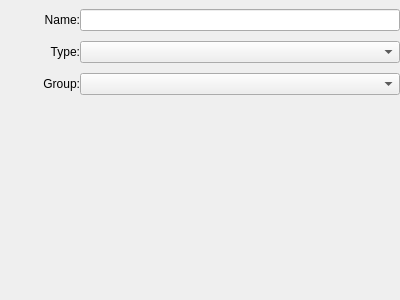
<?xml version="1.0" encoding="UTF-8"?>
<ui version="4.0">
 <class>SiteFrameworkWidgetUI</class>
 <widget class="QWidget" name="SiteFrameworkWidgetUI">
  <property name="geometry">
   <rect>
    <x>0</x>
    <y>0</y>
    <width>400</width>
    <height>300</height>
   </rect>
  </property>
  <property name="windowTitle">
   <string>Form</string>
  </property>
  <layout class="QVBoxLayout" name="verticalLayout">
   <property name="spacing">
    <number>9</number>
   </property>
   <property name="leftMargin">
    <number>0</number>
   </property>
   <property name="topMargin">
    <number>9</number>
   </property>
   <property name="rightMargin">
    <number>0</number>
   </property>
   <property name="bottomMargin">
    <number>9</number>
   </property>
   <item>
    <layout class="QFormLayout" name="formLayout">
     <property name="horizontalSpacing">
      <number>0</number>
     </property>
     <property name="verticalSpacing">
      <number>10</number>
     </property>
     <property name="rightMargin">
      <number>0</number>
     </property>
     <item row="1" column="0">
      <widget class="QLabel" name="label">
       <property name="minimumSize">
        <size>
         <width>80</width>
         <height>0</height>
        </size>
       </property>
       <property name="text">
        <string>Type:</string>
       </property>
       <property name="alignment">
        <set>Qt::AlignRight|Qt::AlignTrailing|Qt::AlignVCenter</set>
       </property>
      </widget>
     </item>
     <item row="2" column="0">
      <widget class="QLabel" name="label_2">
       <property name="minimumSize">
        <size>
         <width>80</width>
         <height>0</height>
        </size>
       </property>
       <property name="text">
        <string>Group:</string>
       </property>
       <property name="alignment">
        <set>Qt::AlignRight|Qt::AlignTrailing|Qt::AlignVCenter</set>
       </property>
      </widget>
     </item>
     <item row="1" column="1">
      <widget class="QComboBox" name="typeComboBox"/>
     </item>
     <item row="2" column="1">
      <widget class="QComboBox" name="groupComboBox"/>
     </item>
     <item row="0" column="0">
      <widget class="QLabel" name="label_3">
       <property name="minimumSize">
        <size>
         <width>80</width>
         <height>0</height>
        </size>
       </property>
       <property name="text">
        <string>Name:</string>
       </property>
       <property name="alignment">
        <set>Qt::AlignRight|Qt::AlignTrailing|Qt::AlignVCenter</set>
       </property>
      </widget>
     </item>
     <item row="0" column="1">
      <widget class="QLineEdit" name="nameLineEdit"/>
     </item>
    </layout>
   </item>
  </layout>
 </widget>
 <resources/>
 <connections/>
</ui>
